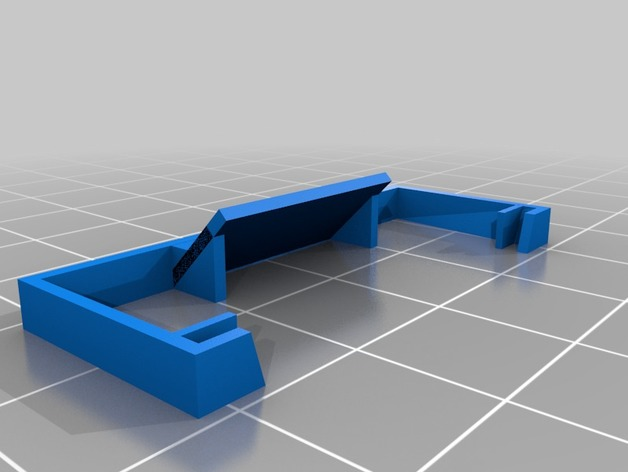
#> input picture Resource/Images/Tello_Mirror_Clip.jpg, 628 x 472 px, given in place of the camera
$ python ColorPicker.py
#> lines starting #> are read from the running program, lines starting #| are printed output that depends on the picture; after the words box and inside, x2 and y2 are one past the last pixel; in counts of white or black regions, pixels touching at a corner belong together
'''
* @par          Copyright (C): 2023- , Qin
* @file         ColorPicker.py
* @author       Qin
* @version      V1.0
* @date         2023.03.27
* @brief        用来挑选颜色
* @details      这个文件的代码是直接从讲师个人网站下载的。
                视频2小时49分13秒讲这个代码，可以粗略看懂什么意思，详细了解代码的话可能要返回头看讲师OpenCV的视频。
* @par History

'''

import cv2
import numpy as np
from djitellopy import tello

frameWidth = 480

frameHeight = 360

# [7 lines of commented-out code are left out]

'''
* Function       	empty
* @author        	讲师
* @date          	未知
* @brief            一个空函数。
* @details 	        给cv2.createTrackbar用的，不做任何事情。
* @param[]
* @retval
* @par History
'''


def empty(a):
    pass


# 创建一个窗口，上面右6个可拖动的滚动条。
cv2.namedWindow("HSV")

cv2.resizeWindow("HSV", 640, 240)

cv2.createTrackbar("HUE Min", "HSV", 0, 179, empty)
#> slider 'HUE Min' is set to 35

cv2.createTrackbar("HUE Max", "HSV", 179, 179, empty)

cv2.createTrackbar("SAT Min", "HSV", 0, 255, empty)
#> slider 'SAT Min' is set to 51

cv2.createTrackbar("SAT Max", "HSV", 255, 255, empty)

cv2.createTrackbar("VALUE Min", "HSV", 0, 255, empty)
#> slider 'VALUE Min' is set to 51

cv2.createTrackbar("VALUE Max", "HSV", 255, 255, empty)

# 使用电脑自带摄像头捕获视频
cap = cv2.VideoCapture(0)

frameCounter = 0

while True:

    # img = me.get_frame_read().frame

    _, img = cap.read()
#> img is the input picture: shape (472, 628, 3); mean B, G, R 169, 159, 149.6

    img = cv2.resize(img, (frameWidth, frameHeight))
#> img: shape (360, 480, 3)

    # img = cv2.flip(img,0)

    # 把原始图片转换成HSV图片
    imgHsv = cv2.cvtColor(img, cv2.COLOR_BGR2HSV)
#> imgHsv: shape (360, 480, 3); mean H, S, V 33.5, 39.1, 169
    # 白底黑纹转换
    # imgHsv = 255-imgHsv
    # 获取6个滑动条的数据
    h_min = cv2.getTrackbarPos("HUE Min", "HSV")

    h_max = cv2.getTrackbarPos("HUE Max", "HSV")

    s_min = cv2.getTrackbarPos("SAT Min", "HSV")

    s_max = cv2.getTrackbarPos("SAT Max", "HSV")

    v_min = cv2.getTrackbarPos("VALUE Min", "HSV")

    v_max = cv2.getTrackbarPos("VALUE Max", "HSV")

    # 形成lower和upper两个数组
    lower = np.array([h_min, s_min, v_min])

    upper = np.array([h_max, s_max, v_max])

    # cv2.inRange函数 参考：https://blog.csdn.net/hjxu2016/article/details/77834599
    # 在lower,upper以外的数值全部变成0，lower,upper之间的全部变成255
    # 这样mask不一定是一个黑白两色，参考：https://blog.csdn.net/weixin_48249563/article/details/114003012。这个链接中要分理出蓝色，因此过程中产生的就不是黑白两色图片。
    # 通过滑动滑动条，让赛道变成白色，赛道意外全部变成黑色，从而获得需要的掩膜数据(mask)，也就是lower,upper两个数组的值。也就是我们获取的是只保留白色的掩膜。
    mask = cv2.inRange(imgHsv, lower, upper)
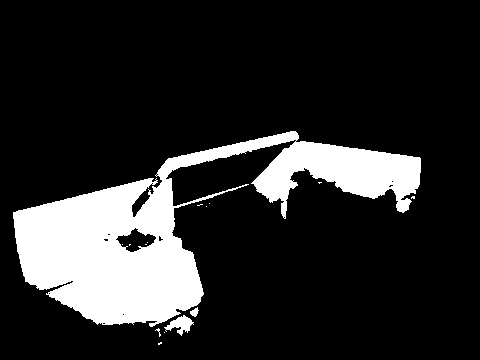
#> mask: shape (360, 480); 16.3% white; 15 white regions (12 under 20 px), largest, box (x1, y1, x2, y2) and area: (13, 131, 421, 327) 27800, (164, 315, 194, 336) 290, (190, 307, 199, 317) 52

    # 把掩膜mask以外的内容全部变成黑色。掩膜覆盖到的地方保留接近原色。
    # 参考：https://blog.csdn.net/lukas_ten/article/details/115149086
    result = cv2.bitwise_and(img, img, mask=mask)
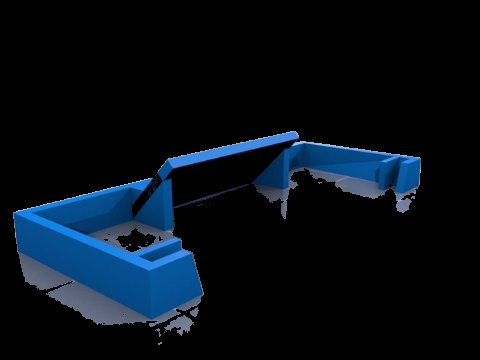
#> result: shape (360, 480, 3); mean B, G, R 23, 14.3, 5.5

    # 把组成lower,upper两个数组的6个值打印出来。
    print(f'[{h_min},{s_min},{v_min},{h_max},{s_max},{v_max}]')

    # cv2.COLOR_GRAY2BGR从视觉上来说，不是把灰度图变成了现实世界中的彩色图，感觉指示灰度图（这个程序里是黑白的）的亮度更亮了一些。
    # 参考：https://zhuanlan.zhihu.com/p/73201428
    mask = cv2.cvtColor(mask, cv2.COLOR_GRAY2BGR)

    # hstack应该是显示3个图片，img是原图，mask是做了cv2.COLOR_GRAY2BGR的图，这里是黑白的；result是掩膜处理后的图，掩膜覆盖到的地方保留接近原色。
    hStack = np.hstack([img, mask, result])
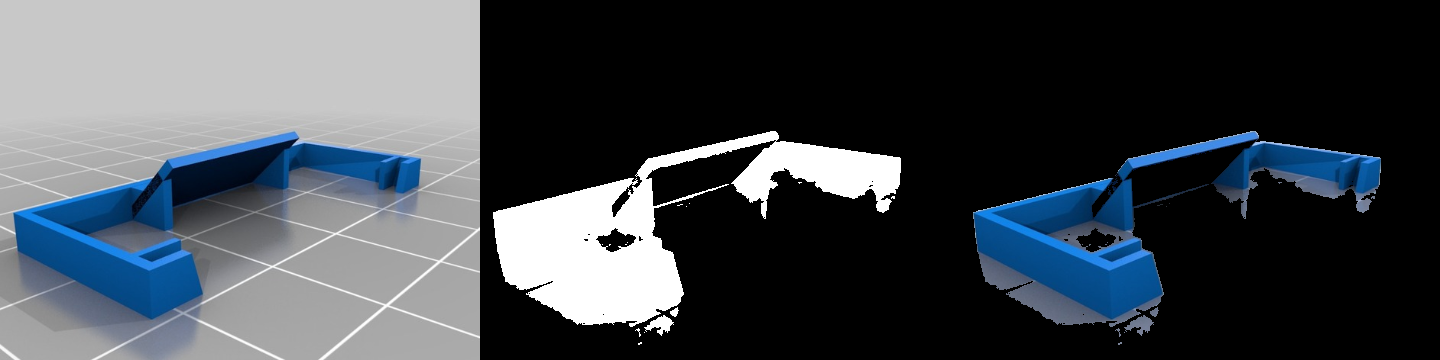
#> hStack: shape (360, 1440, 3); mean B, G, R 77.9, 71.6, 65.6

    cv2.imshow('Horizontal Stacking', hStack)

    if cv2.waitKey(1) and 0xFF == ord('q'):
#> (key q is pressed here)
        break

cap.release()
#
cv2.destroyAllWind()
